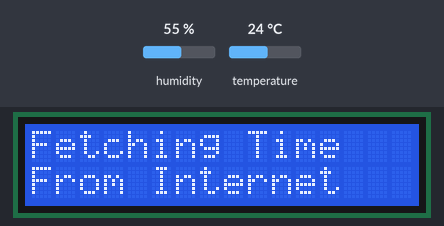
Simulated run of this sketch. Board: ESP8266 (NodeMCU). On the bench: 16×2 character LCD. Inputs (shaded band) come from the test bench; at power-on: temperature 24 °C, humidity 55 %. WiFi joins after 1.5 s; servers stay silent unless stated; the local clock reads 2024-03-15 10:24:30 at power-on unless the sketch sets it; what the sketch prints to the serial monitor is not drawn.

Above: at 5.3 s.
At 11.4 s:
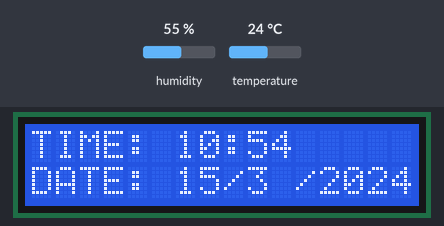
11.5 s: temperature set to 12 °C
At 16.7 s:
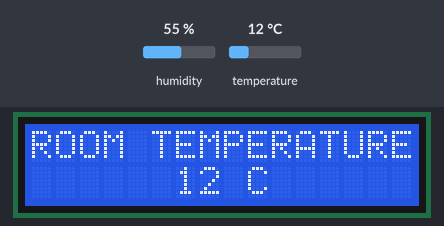
Timing chart, 0 to 18.2 s (numbered marks = the images above; inputs shaded):
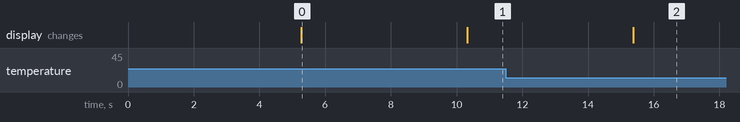

The sketch:

Mobile_Stand_Proj.ino
```cpp
#include <ESP8266WiFi.h>
#include <time.h>
#include <LiquidCrystal_I2C.h>
#include <Wire.h>
#include <DHT.h>

LiquidCrystal_I2C lcd(0x3f, 16, 2);

#define DHTPIN D4
DHT dht(DHTPIN, DHT11);

const char* ssid = "home";
const char* password = "12345678";
int timezone = 5 * 3600;
int dst = 0;

float temperature;
int day,mon,yrs,hrs,mins,sec,temp;

void setup() {
  // put your setup code here, to run once:
  Serial.begin(9600);
  Wire.begin(D2,D3);
  lcd.init();
  lcd.begin(16,2);
  lcd.backlight();
  Serial.println();
  Serial.print("Wifi connecting to ");
  Serial.println( ssid );

  WiFi.begin(ssid,password);

  Serial.println();

  lcd.clear();
  lcd.setCursor(0,0);
  lcd.print("Connecting to");
  lcd.setCursor(0,1);
  lcd.print("Wifi ...");
  delay(5000);

  Serial.print("Connecting");

  while( WiFi.status() != WL_CONNECTED ){
      delay(500);
      Serial.print(".");
  }

  Serial.println();

  Serial.println("Wifi Connected Success!");
  Serial.print("NodeMCU IP Address : ");
  Serial.println(WiFi.localIP() );

  configTime(timezone, dst, "pool.ntp.org","time.nist.gov");
  Serial.println("\nWaiting for Internet time");

  while(!time(nullptr)){
     Serial.print("*");
     delay(1000);
  }
  Serial.println("\nTime response....OK");

  // check for correct time
  time_t now = time(nullptr);
  struct tm* p_tm = localtime(&now);

  Serial.print("Fetching correct Date and Time");

  lcd.clear();
  lcd.setCursor(0,0);
  lcd.print("Fetching Time");
  lcd.setCursor(0,1);
  lcd.print("From Internet");
  delay(5000);

  temp=(p_tm->tm_year + 1900);
  while(temp<2016)
  {
    Serial.print(".");
    temp=(p_tm->tm_year + 1900);
    delay(2000);
    time_t now = time(nullptr);
    struct tm* p_tm = localtime(&now);
  }

  day=p_tm->tm_mday;
  mon=p_tm->tm_mon + 1;
  yrs=p_tm->tm_year + 1900;
  hrs=p_tm->tm_hour;
  mins=p_tm->tm_min;
  sec=0;
  temperature = dht.readTemperature();
  while(isnan(temperature))
  {
    temperature = dht.readTemperature();
    delay(500);
  }

  // time zone: +5:30 INDIA

  if(mins>30)
  {
    hrs++;
  }
  mins=(mins+30)%60;
  if(hrs>23)
  {
    hrs=0;
    day++;
  }
}

void loop() {


  printdate();

  delay(5000);

  sec=sec+5;

  Serial.print("Room Temperature=");
  Serial.println(temperature);
  printtemp();
  delay(5000);

  sec=sec+5;

  timecheck();
}

void resettime()
{
    time_t now = time(nullptr);
  struct tm* p_tm = localtime(&now);

  Serial.print("Fetching correct Date and Time");

  temp=(p_tm->tm_year + 1900);
  while(temp<2016)
  {
    Serial.print(".");
    temp=(p_tm->tm_year + 1900);
    delay(2000);
    time_t now = time(nullptr);
    struct tm* p_tm = localtime(&now);
  }

  day=p_tm->tm_mday;
  mon=p_tm->tm_mon + 1;
  yrs=p_tm->tm_year + 1900;
  hrs=p_tm->tm_hour;
  mins=p_tm->tm_min;
  sec=0;


  // time zone: +5:30 INDIA

  if(mins>30)
  {
    hrs++;
  }
  mins=(mins+30)%60;
  if(hrs>23)
  {
    hrs=0;
    day++;
  }
}

void printdate()
{
  Serial.print(hrs);
  Serial.print(":");
  Serial.print(mins);
  Serial.print(":");
  Serial.println(sec);

  Serial.print(day);
  Serial.print("/");
  Serial.print(mon);
  Serial.print("/");
  Serial.println(yrs);

  lcd.clear();
  lcd.setCursor(0,0);
  lcd.print("TIME:");
  lcd.setCursor(6,0);
  lcd.print(hrs%12);
  lcd.setCursor(8,0);
  lcd.print(":");
  lcd.setCursor(9,0);
  lcd.print(mins);

  lcd.setCursor(0,1);
  lcd.print("DATE:");
  lcd.setCursor(6,1);
  lcd.print(day);
  lcd.setCursor(8,1);
  lcd.print("/");
  lcd.setCursor(9,1);
  lcd.print(mon);
  lcd.setCursor(11,1);
  lcd.print("/");
  lcd.setCursor(12,1);
  lcd.print(yrs);
}

void printtemp()
{
  temperature = dht.readTemperature();
  lcd.clear();
  lcd.setCursor(0,0);
  lcd.print("ROOM TEMPERATURE");
  lcd.setCursor(6,1);
  lcd.print(temperature);
  lcd.setCursor(8,1);
  lcd.print(" C ");
}

void timecheck()
{
    if(sec==60)
  {
    sec=0;
    mins++;
  }
  if(mins==60)
  {
    mins=0;
    hrs++;
    temperature = dht.readTemperature();
  }
  if(hrs==24)
  {
    hrs==0;
    day++;

    //if wifi available update with real time
    if( WiFi.status() == WL_CONNECTED )
    {
      resettime();
    }
  }
  if(day==32)
  {
    if(mon==(1||3||5||7||8||10||12))
    {
      day=1;
      mon++;
    }
  }
  if(day==31)
  {
    if(mon==(4||6||9||11))
    {
      day=1;
      mon++;
    }
  }
  if(mon==2)
  {
    if(day==29)
    {
      day=1;
      mon++;
    }
  }
  if(mon==13)
  {
    mon=1;
    yrs++;
  }
}
```

Measured:
- after the input at 11.5 s, the display: changes after 3.9 s (image 2)
- what the display in image 0 shows lasts 5.0 s, from 5.3 s to 10.3 s
